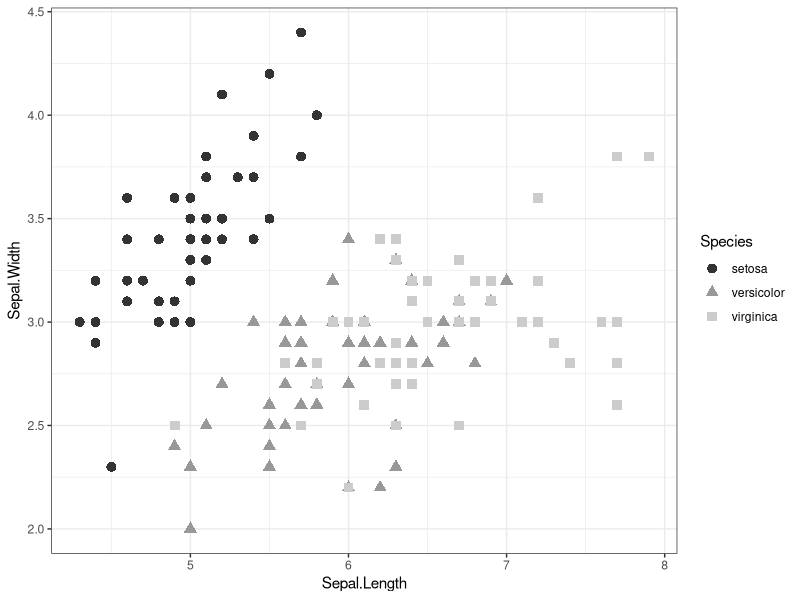
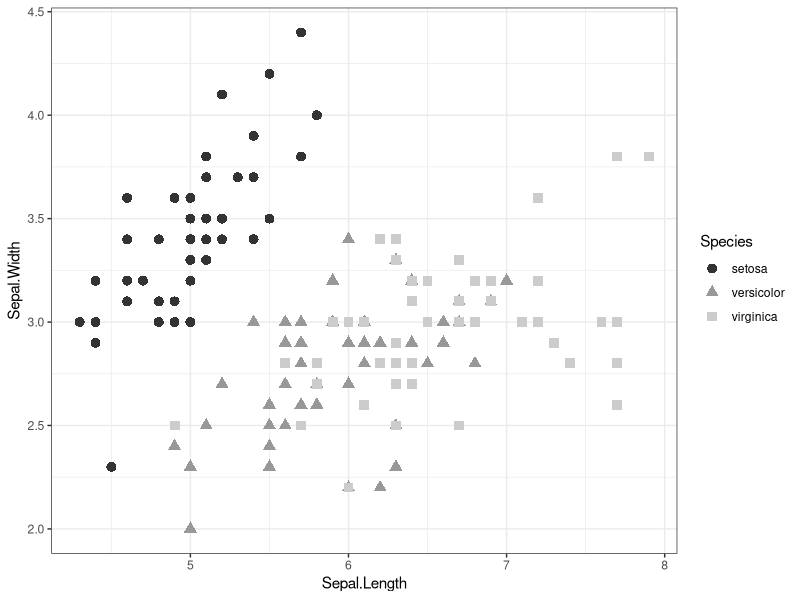

Source code (R) for these figures, in order:
library(ggplot2)

ggplot(data=iris, aes(x=Sepal.Length, y=Sepal.Width, color=Species, shape=Species)) + geom_point(size=3) + theme(axis.title.x = element_text(size=25), axis.title.y = element_text(size=25), axis.text.x = element_text(size=35), axis.text.y = element_text(size=35), legend.text = element_text(size=20), legend.title = element_text(size=25)) + theme_bw() + scale_color_grey()
ggsave("classifyeps.eps")
